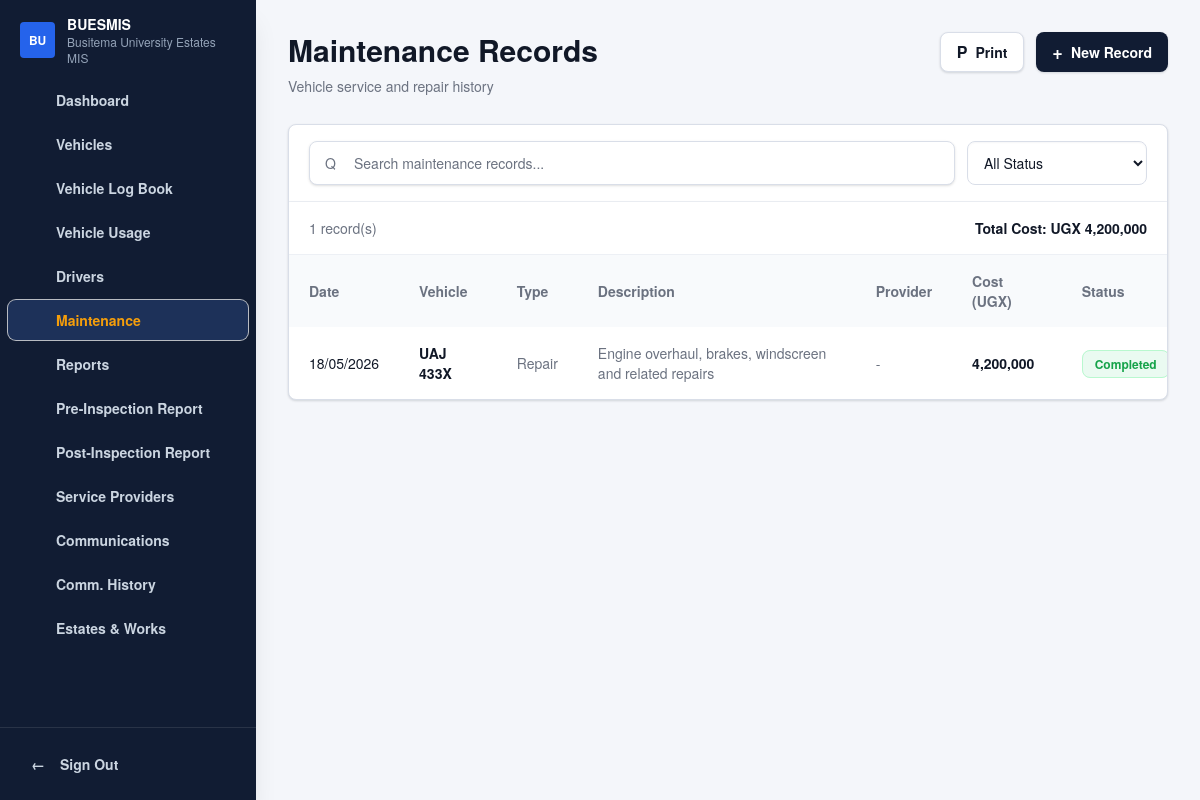
The page /modules/maintenance/index.php on the database its author committed.
### tables this page shows
CREATE TABLE `maintenance_records` (
  `id` int(10) UNSIGNED NOT NULL,
  `vehicle_id` int(10) UNSIGNED NOT NULL,
  `service_provider_id` int(10) UNSIGNED DEFAULT NULL,
  `reported_by` int(10) UNSIGNED DEFAULT NULL,
  `approved_by` int(10) UNSIGNED DEFAULT NULL,
  `maintenance_type` enum('repair','routine_service','inspection','brake_service','other') NOT NULL DEFAULT 'repair',
  `date_reported` date NOT NULL,
  `date_completed` date DEFAULT NULL,
  `description` text NOT NULL,
  `parts_replaced` text DEFAULT NULL,
  `total_cost` decimal(14,2) NOT NULL DEFAULT 0.00,
  `mileage_at_service` int(10) UNSIGNED DEFAULT NULL,
  `invoice_number` varchar(100) DEFAULT NULL,
  `status` enum('reported','in_progress','completed','cancelled') NOT NULL DEFAULT 'reported',
  `remarks` text DEFAULT NULL,
  `created_at` timestamp NOT NULL DEFAULT current_timestamp(),
  `updated_at` timestamp NULL DEFAULT NULL ON UPDATE current_timestamp()
);

CREATE TABLE `vehicles` (
  `id` int(10) UNSIGNED NOT NULL,
  `department_id` int(10) UNSIGNED DEFAULT NULL,
  `registration_no` varchar(50) NOT NULL,
  `make` varchar(100) NOT NULL,
  `model` varchar(100) NOT NULL,
  `manufacture_year` year(4) DEFAULT NULL,
  `vehicle_type` enum('sedan','suv','pickup','truck','van','bus','motorcycle','other') NOT NULL DEFAULT 'other',
  `fuel_type` enum('petrol','diesel','hybrid','electric','other') NOT NULL DEFAULT 'diesel',
  `current_mileage` int(10) UNSIGNED NOT NULL DEFAULT 0,
  `insurance_expiry` date DEFAULT NULL,
  `status` enum('active','maintenance','grounded','disposed') NOT NULL DEFAULT 'active',
  `notes` text DEFAULT NULL,
  `created_at` timestamp NOT NULL DEFAULT current_timestamp(),
  `updated_at` timestamp NULL DEFAULT NULL ON UPDATE current_timestamp()
);

### handlers/maintenance.php (called while the page is built, shortened)
<?php
function maintenanceHandlerUrl(): string
{
    return '/fleet-system/handlers/maintenance.php';
}
function maintenancePullFlash(): ?array
{
    if (!isset($_SESSION['maintenance_flash']) || !is_array($_SESSION['maintenance_flash'])) {
        return null;
    }
    $flash = $_SESSION['maintenance_flash'];
    return $flash;
}
function maintenanceNormalizeType(string $type): string
{
    return match ($type) {
        'routine_service' => 'Routine Service',
        'brake_service' => 'Brake Service',
        default => ucwords(str_replace('_', ' ', $type)),
    };
}
function maintenanceNormalizeStatus(string $status): string
{
    return match ($status) {
        'in_progress' => 'In Progress',
        default => ucwords(str_replace('_', ' ', $status)),
    };
}
function maintenanceFormatMoney(float $amount): string
{
    return number_format($amount, 0);
}
function maintenanceFormatDate(?string $date): string
{
    $timestamp = strtotime($date);
    return $timestamp ? date('d/m/Y', $timestamp) : $date;
}
function maintenanceFetchVehicleOptions(PDO $pdo): array
{
    $statement = $pdo->query(
        "SELECT id, registration_no
        FROM vehicles
        WHERE status <> 'disposed'
        ORDER BY registration_no ASC"
    );
    return $statement->fetchAll();
}
function maintenanceFetchProviderOptions(PDO $pdo): array
{
    $statement = $pdo->query(
        "SELECT id, name
        FROM service_providers
        WHERE status <> 'inactive'
        ORDER BY name ASC"
    );
    return $statement->fetchAll();
}
function maintenanceFetchPageData(): array
{
    $flash = maintenancePullFlash();
    $notification = $flash['notification'] ?? null;
    $formData = $flash['form_data'] ?? [];
    $openModal = (bool) ($flash['open_modal'] ?? false);
    $formMode = $flash['form_mode'] ?? 'create';
    $records = [];
    $vehicleOptions = [];
    $providerOptions = [];
    $totalCost = 0.0;
    try {
        $pdo = fleetDb();
        $vehicleOptions = maintenanceFetchVehicleOptions($pdo);
        $providerOptions = maintenanceFetchProviderOptions($pdo);
        $statement = $pdo->query(
            'SELECT
                mr.id,
                mr.vehicle_id,
                mr.service_provider_id,
                mr.maintenance_type,
                mr.date_reported,
                mr.date_completed,
                mr.description,
                mr.parts_replaced,
                mr.total_cost,
                mr.mileage_at_service,
                mr.invoice_number,
                mr.status,
                mr.remarks,
                v.registration_no,
                sp.name AS provider_name
            FROM maintenance_records mr
            INNER JOIN vehicles v ON v.id = mr.vehicle_id
            LEFT JOIN service_providers sp ON sp.id = mr.service_provider_id
            ORDER BY mr.date_reported DESC, mr.id DESC'
        );
        foreach ($statement->fetchAll() as $row) {
            $cost = (float) $row['total_cost'];
            $records[] = [
                'id' => (int) $row['id'],
                'vehicle_id' => (int) $row['vehicle_id'],
                'service_provider_id' => $row['service_provider_id'] !== null ? (int) $row['service_provider_id'] : null,
                'type_value' => $row['maintenance_type'],
                'status_value' => $row['status'],
                'date_raw' => $row['date_reported'],
                'date_completed_raw' => $row['date_completed'] ?: '',
                'description_raw' => $row['description'],
                'parts_replaced_raw' => $row['parts_replaced'] ?: '',
                'cost_raw' => (string) $cost,
                'mileage_raw' => $row['mileage_at_service'] !== null ? (string) $row['mileage_at_service'] : '',
                'invoice_raw' => $row['invoice_number'] ?: '',
                'remarks_raw' => $row['remarks'] ?: '',
                'date' => maintenanceFormatDate($row['date_reported']),
                'vehicle' => $row['registration_no'],
                'type' => maintenanceNormalizeType((string) $row['maintenance_type']),
                'description' => $row['description'],
                'provider' => $row['provider_name'] ?: '-',
                'cost' => maintenanceFormatMoney($cost),
                'status' => maintenanceNormalizeStatus((string) $row['status']),
            ];
            $totalCost += $cost;
        }
    } catch (Throwable $exception) {
        $notification = [
            'type' => 'error',
            'title' => 'Unable to load maintenance records',
            'message' => 'The maintenance records could not be loaded from the database right now.',
        ];
    }
    return [
        'records' => $records,
        'hasRecords' => count($records) > 0,
        'totalCost' => $totalCost,
        'maintenanceNotification' => $notification,
        'maintenanceFormData' => $formData,
        'shouldOpenMaintenanceModal' => $openModal,
        'maintenanceFormMode' => $formMode,
        'maintenanceFormAction' => maintenanceHandlerUrl(),
        'maintenanceVehicleOptions' => $vehicleOptions,
        'maintenanceProviderOptions' => $providerOptions,
    ];
}

### modules/maintenance/index.php (the view, shortened to what this page needs)
<?php
require_once __DIR__ . '/../../handlers/maintenance.php';
extract(maintenanceFetchPageData());
include __DIR__ . '/../../includes/header.php';
include __DIR__ . '/../../includes/sidebar.php';
?>
<main class="min-h-screen lg:pl-64">
    <div class="mx-auto max-w-[1320px] px-4 py-8 sm:px-6 lg:px-8">
        <div class="mb-7 flex flex-col gap-4 lg:flex-row lg:items-start lg:justify-between">
            <div>
                <h1 class="text-2xl font-extrabold tracking-normal text-fleet-ink sm:text-3xl">Maintenance Records</h1>
                <p class="mt-2 text-sm text-fleet-muted">Vehicle service and repair history</p>
            </div>
            <div class="flex flex-wrap items-center gap-3">
                <button type="button" data-print-page class="inline-flex h-10 items-center gap-2 rounded-lg border border-fleet-line bg-fleet-surface px-4 text-sm font-semibold text-fleet-ink shadow-fleet-card hover:bg-fleet-surface-muted">
                    <span class="text-base">P</span>
                    <span>Print</span>
                </button>
                <button type="button" data-open-maintenance-modal class="inline-flex h-10 items-center gap-2 rounded-lg bg-fleet-sidebar px-4 text-sm font-semibold text-white shadow-fleet-card hover:bg-fleet-sidebar-active">
                    <span class="text-lg leading-none">+</span>
                    <span>New Record</span>
                </button>
            </div>
        </div>
        <section class="<?= $hasRecords ? 'block' : 'hidden'; ?> overflow-hidden rounded-lg border border-fleet-line bg-fleet-surface shadow-fleet-card">
            <div class="border-b border-fleet-line-soft px-4 py-4 sm:px-5">
                <div class="grid gap-3 lg:grid-cols-[1fr_180px]">
                    <label class="relative block">
                        <span class="pointer-events-none absolute left-4 top-1/2 -translate-y-1/2 text-fleet-muted">Q</span>
                        <input id="maintenance-search" type="search" class="h-11 w-full rounded-lg border border-fleet-line bg-fleet-surface py-2 pl-11 pr-4 text-sm text-fleet-ink shadow-sm outline-none transition placeholder:text-fleet-muted focus:border-fleet-primary focus:ring-4 focus:ring-blue-100" placeholder="Search maintenance records...">
                    </label>
                    <select id="maintenance-status" class="vehicle-form-control h-11">
                        <option value="all">All Status</option>
                    </select>
                </div>
            </div>
            <section class="flex items-center justify-between border-b border-fleet-line-soft bg-fleet-surface px-5 py-4 text-sm shadow-sm">
                <span class="text-fleet-muted"><?= count($records); ?> record(s)</span>
                <span class="font-extrabold text-fleet-ink">Total Cost: UGX <?= number_format((float) $totalCost); ?></span>
            </section>
            <div class="overflow-x-auto">
                <table class="w-full min-w-[1040px] text-left text-sm" data-maintenance-table>
                    <thead class="bg-fleet-surface-muted text-fleet-muted">
                        <tr>
                            <th class="px-5 py-4 font-semibold">Date</th>
                            <th class="px-5 py-4 font-semibold">Vehicle</th>
                            <th class="px-5 py-4 font-semibold">Type</th>
                            <th class="px-5 py-4 font-semibold">Description</th>
                            <th class="px-5 py-4 font-semibold">Provider</th>
                            <th class="px-5 py-4 font-semibold">Cost (UGX)</th>
                            <th class="px-5 py-4 font-semibold">Status</th>
                        </tr>
                    </thead>
                    <tbody class="divide-y divide-fleet-line-soft">
                        <?php foreach ($records as $record): ?>
                            <tr
                                class="maintenance-row hover:bg-fleet-surface-muted/70"
                                data-status="<?= htmlspecialchars($record['status_value'], ENT_QUOTES, 'UTF-8'); ?>"
                                data-search="<?= htmlspecialchars(strtolower(implode(' ', [$record['date'], $record['vehicle'], $record['type'], $record['description'], $record['provider'], $record['status']])), ENT_QUOTES, 'UTF-8'); ?>"
                                data-record-id="<?= htmlspecialchars((string) $record['id'], ENT_QUOTES, 'UTF-8'); ?>"
                                data-vehicle="<?= htmlspecialchars($record['vehicle'], ENT_QUOTES, 'UTF-8'); ?>"
                                data-date="<?= htmlspecialchars($record['date'], ENT_QUOTES, 'UTF-8'); ?>"
                                data-provider="<?= htmlspecialchars($record['provider'], ENT_QUOTES, 'UTF-8'); ?>"
                                data-cost="<?= htmlspecialchars($record['cost'], ENT_QUOTES, 'UTF-8'); ?>"
                                data-vehicle-id="<?= htmlspecialchars((string) $record['vehicle_id'], ENT_QUOTES, 'UTF-8'); ?>"
                                data-service-provider-id="<?= htmlspecialchars((string) ($record['service_provider_id'] ?? ''), ENT_QUOTES, 'UTF-8'); ?>"
                                data-type="<?= htmlspecialchars($record['type_value'], ENT_QUOTES, 'UTF-8'); ?>"
                                data-date-reported="<?= htmlspecialchars($record['date_raw'], ENT_QUOTES, 'UTF-8'); ?>"
                                data-date-completed="<?= htmlspecialchars($record['date_completed_raw'], ENT_QUOTES, 'UTF-8'); ?>"
                                data-description="<?= htmlspecialchars($record['description_raw'], ENT_QUOTES, 'UTF-8'); ?>"
                                data-parts-replaced="<?= htmlspecialchars($record['parts_replaced_raw'], ENT_QUOTES, 'UTF-8'); ?>"
                                data-total-cost="<?= htmlspecialchars($record['cost_raw'], ENT_QUOTES, 'UTF-8'); ?>"
                                data-mileage-at-service="<?= htmlspecialchars($record['mileage_raw'], ENT_QUOTES, 'UTF-8'); ?>"
                                data-invoice-number="<?= htmlspecialchars($record['invoice_raw'], ENT_QUOTES, 'UTF-8'); ?>"
                                data-status-value="<?= htmlspecialchars($record['status_value'], ENT_QUOTES, 'UTF-8'); ?>"
                                data-status-label="<?= htmlspecialchars($record['status'], ENT_QUOTES, 'UTF-8'); ?>"
                                data-remarks="<?= htmlspecialchars($record['remarks_raw'], ENT_QUOTES, 'UTF-8'); ?>"
                            >
                                <td class="px-5 py-4 text-fleet-ink"><?= htmlspecialchars($record['date'], ENT_QUOTES, 'UTF-8'); ?></td>
                                <td class="px-5 py-4 font-extrabold text-fleet-ink"><?= htmlspecialchars($record['vehicle'], ENT_QUOTES, 'UTF-8'); ?></td>
                                <td class="px-5 py-4 text-fleet-muted"><?= htmlspecialchars($record['type'], ENT_QUOTES, 'UTF-8'); ?></td>
                                <td class="px-5 py-4 text-fleet-muted"><?= htmlspecialchars($record['description'], ENT_QUOTES, 'UTF-8'); ?></td>
                                <td class="px-5 py-4 text-fleet-muted"><?= htmlspecialchars($record['provider'], ENT_QUOTES, 'UTF-8'); ?></td>
                                <td class="px-5 py-4 font-extrabold text-fleet-ink"><?= htmlspecialchars($record['cost'], ENT_QUOTES, 'UTF-8'); ?></td>
                                <td class="px-5 py-4">
                                    <?php if ($record['status'] === 'Completed'): ?>
                                        <span class="rounded-lg border border-green-200 bg-fleet-success-soft px-3 py-1 text-xs font-semibold text-fleet-success">Completed</span>
                                    <?php elseif ($record['status'] === 'In Progress'): ?>
                                        <span class="rounded-lg border border-orange-200 bg-fleet-warning-soft px-3 py-1 text-xs font-semibold text-fleet-warning-strong">In Progress</span>
                                    <?php elseif ($record['status'] === 'Cancelled'): ?>
                                        <span class="rounded-lg border border-red-200 bg-red-50 px-3 py-1 text-xs font-semibold text-fleet-danger">Cancelled</span>
                                    <?php else: ?>
                                        <span class="rounded-lg border border-blue-200 bg-blue-50 px-3 py-1 text-xs font-semibold text-fleet-primary">Reported</span>
                                    <?php endif; ?>
                                </td>
                            </tr>
                        <?php endforeach; ?>
                    </tbody>
                </table>
            </div>
        </section>
    </div>
</main>
<?php include __DIR__ . '/../../includes/footer.php'; ?>

### rows shown on the page
maintenance_records: date "18/05/2026", vehicle.registration_no "UAJ 433X", type "Repair", description "Engine overhaul, brakes, windscreen and related repairs", provider "-", cost "4,200,000"

### other values the page prints
$item['label'] "Dashboard"
$item['label'] "Vehicles"
$item['label'] "Vehicle Log Book"
$item['label'] "Vehicle Usage"
$item['label'] "Drivers"
$item['label'] "Maintenance"
$item['label'] "Reports"
$item['label'] "Pre-Inspection Report"
$item['label'] "Post-Inspection Report"
$item['label'] "Service Providers"
$item['label'] "Communications"
$item['label'] "Comm. History"
$item['label'] "Estates & Works"
count($records) "1"
$totalCost "4,200,000"
